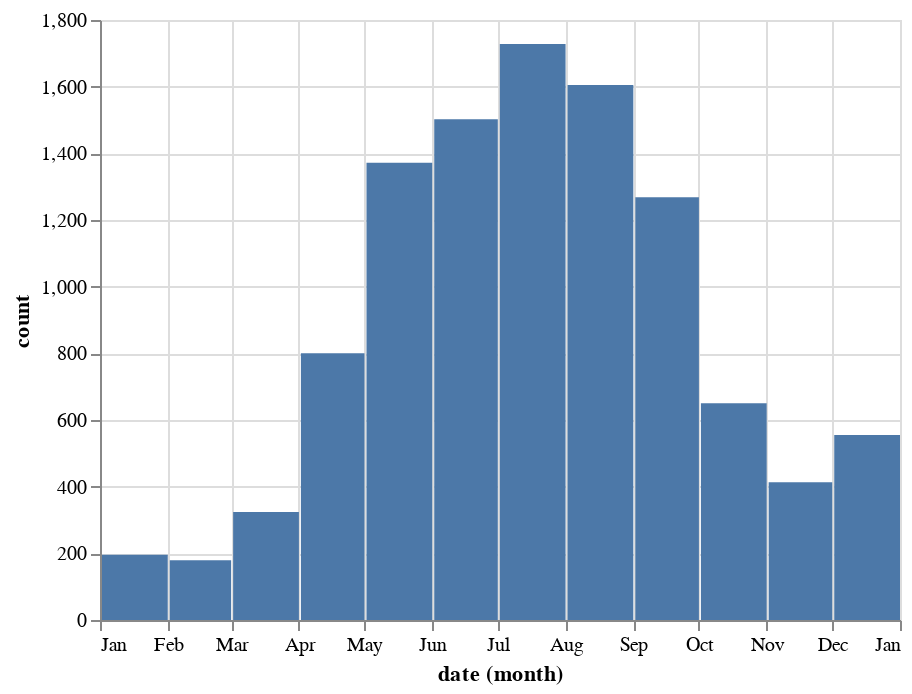

The cell this chart's notebook holds for it:
### Markdown cell above
### Show unique taxa observed per month

### Code cell
taxa_by_month = get_monthly_counts(get_observation_species_counts, 'Taxa')
alt.Chart(taxa_by_month).mark_bar().encode(x='month(date):T', y='count:Q')

### Figure 1 — Vega-Lite specification as saved in the notebook (floating-point values rounded to 4 significant figures)
{"config": {"view": {"continuousWidth": 400, "continuousHeight": 300}}, "data": {"name": "data-b757ef331c7c89ccb4c56fd0f1af6923"}, "mark": "bar", "encoding": {"x": {"type": "temporal", "field": "date", "timeUnit": "month"}, "y": {"type": "quantitative", "field": "count"}}, "$schema": "https://vega.github.io/schema/vega-lite/v4.8.1.json", "datasets": {"data-b757ef331c7c89ccb4c56fd0f1af6923": [{"metric": "Taxa", "date": "2020-01-01T00:00:00", "count": 196}, {"metric": "Taxa", "date": "2020-02-01T00:00:00", "count": 179}, {"metric": "Taxa", "date": "2020-03-01T00:00:00", "count": 324}, {"metric": "Taxa", "date": "2020-04-01T00:00:00", "count": 800}, {"metric": "Taxa", "date": "2020-05-01T00:00:00", "count": 1372}, {"metric": "Taxa", "date": "2020-06-01T00:00:00", "count": 1502}, {"metric": "Taxa", "date": "2020-07-01T00:00:00", "count": 1728}, {"metric": "Taxa", "date": "2020-08-01T00:00:00", "count": 1605}, {"metric": "Taxa", "date": "2020-09-01T00:00:00", "count": 1268}, {"metric": "Taxa", "date": "2020-10-01T00:00:00", "count": 650}, {"metric": "Taxa", "date": "2020-11-01T00:00:00", "count": 413}, {"metric": "Taxa", "date": "2020-12-01T00:00:00", "count": 555}]}}
